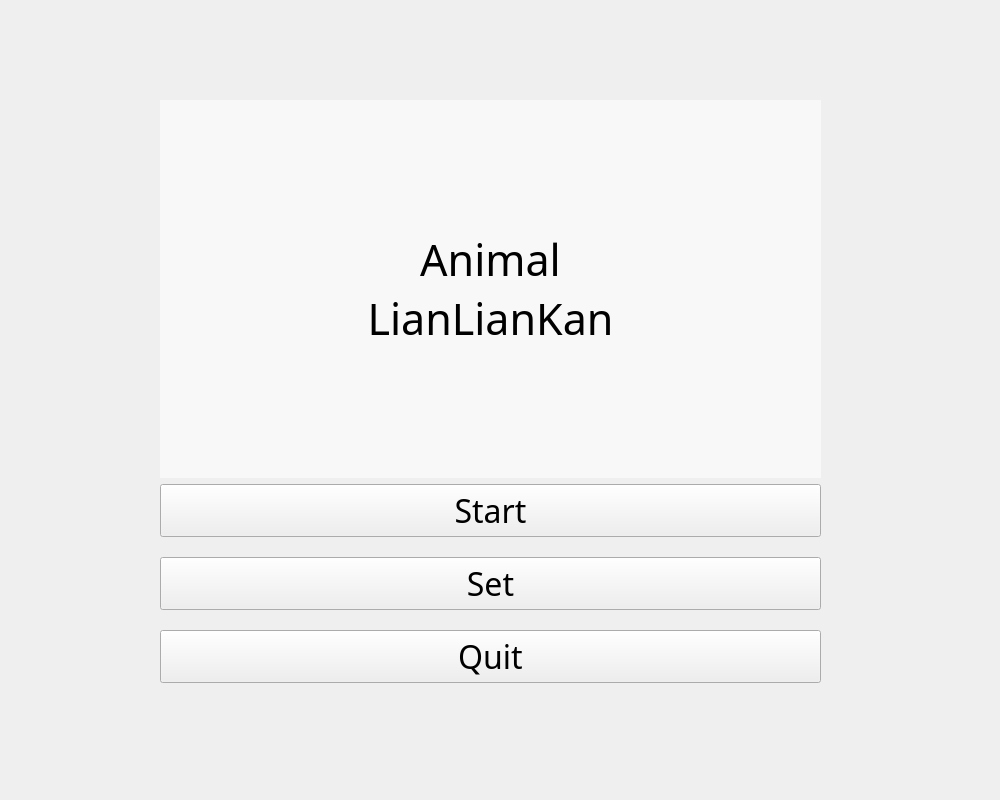
<?xml version="1.0" encoding="UTF-8"?>
<ui version="4.0">
 <class>menu</class>
 <widget class="QWidget" name="menu">
  <property name="geometry">
   <rect>
    <x>0</x>
    <y>0</y>
    <width>1000</width>
    <height>800</height>
   </rect>
  </property>
  <property name="windowTitle">
   <string>Form</string>
  </property>
  <property name="autoFillBackground">
   <bool>false</bool>
  </property>
  <property name="styleSheet">
   <string notr="true">

QWidget#menu{border-image:url(:/back/menu1.jpg) };</string>
  </property>
  <widget class="QWidget" name="verticalLayoutWidget_2">
   <property name="geometry">
    <rect>
     <x>160</x>
     <y>100</y>
     <width>661</width>
     <height>583</height>
    </rect>
   </property>
   <layout class="QVBoxLayout" name="verticalLayout_2">
    <item>
     <widget class="QLabel" name="label">
      <property name="font">
       <font>
        <family>Jokerman</family>
        <pointsize>32</pointsize>
        <weight>50</weight>
        <italic>false</italic>
        <bold>false</bold>
       </font>
      </property>
      <property name="styleSheet">
       <string notr="true">background-color: rgba(255, 255, 255, 150);
</string>
      </property>
      <property name="text">
       <string>Animal
LianLianKan</string>
      </property>
      <property name="textFormat">
       <enum>Qt::PlainText</enum>
      </property>
      <property name="alignment">
       <set>Qt::AlignCenter</set>
      </property>
     </widget>
    </item>
    <item>
     <layout class="QVBoxLayout" name="verticalLayout">
      <property name="spacing">
       <number>20</number>
      </property>
      <property name="sizeConstraint">
       <enum>QLayout::SetDefaultConstraint</enum>
      </property>
      <item>
       <widget class="QPushButton" name="pushButton_start">
        <property name="font">
         <font>
          <family>Jokerman</family>
          <pointsize>24</pointsize>
         </font>
        </property>
        <property name="text">
         <string>Start</string>
        </property>
        <property name="autoDefault">
         <bool>false</bool>
        </property>
        <property name="flat">
         <bool>false</bool>
        </property>
       </widget>
      </item>
      <item>
       <widget class="QPushButton" name="pushButton_set">
        <property name="font">
         <font>
          <family>Jokerman</family>
          <pointsize>24</pointsize>
         </font>
        </property>
        <property name="text">
         <string>Set</string>
        </property>
       </widget>
      </item>
      <item>
       <widget class="QPushButton" name="pushButton_quit">
        <property name="font">
         <font>
          <family>Jokerman</family>
          <pointsize>24</pointsize>
         </font>
        </property>
        <property name="text">
         <string>Quit</string>
        </property>
       </widget>
      </item>
     </layout>
    </item>
   </layout>
  </widget>
 </widget>
 <resources/>
 <connections/>
</ui>
